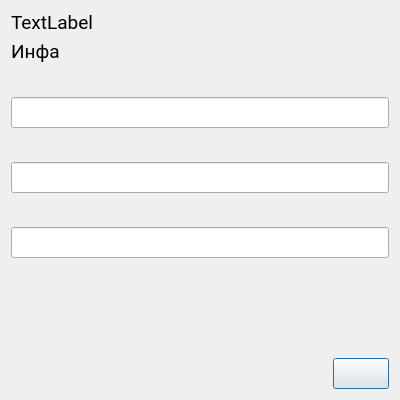
<?xml version="1.0" encoding="UTF-8"?>
<ui version="4.0">
 <class>chaptersettings</class>
 <widget class="QDialog" name="chaptersettings">
  <property name="geometry">
   <rect>
    <x>0</x>
    <y>0</y>
    <width>400</width>
    <height>400</height>
   </rect>
  </property>
  <property name="font">
   <font>
    <family>Roboto</family>
    <pointsize>14</pointsize>
   </font>
  </property>
  <property name="windowTitle">
   <string>Dialog</string>
  </property>
  <layout class="QVBoxLayout" name="verticalLayout_8">
   <item>
    <layout class="QVBoxLayout" name="verticalLayout_4">
     <item>
      <layout class="QHBoxLayout" name="horizontalLayout">
       <item>
        <widget class="QLabel" name="label_4">
         <property name="text">
          <string>TextLabel</string>
         </property>
        </widget>
       </item>
       <item>
        <spacer name="horizontalSpacer">
         <property name="orientation">
          <enum>Qt::Horizontal</enum>
         </property>
         <property name="sizeHint" stdset="0">
          <size>
           <width>40</width>
           <height>20</height>
          </size>
         </property>
        </spacer>
       </item>
      </layout>
     </item>
     <item>
      <widget class="QLabel" name="label">
       <property name="text">
        <string>Инфа</string>
       </property>
      </widget>
     </item>
    </layout>
   </item>
   <item>
    <layout class="QVBoxLayout" name="verticalLayout_7">
     <item>
      <layout class="QVBoxLayout" name="verticalLayout_3">
       <item>
        <layout class="QVBoxLayout" name="verticalLayout">
         <item>
          <layout class="QHBoxLayout" name="horizontalLayout_5">
           <item>
            <widget class="QLabel" name="label_1">
             <property name="text">
              <string/>
             </property>
            </widget>
           </item>
           <item>
            <spacer name="horizontalSpacer_5">
             <property name="orientation">
              <enum>Qt::Horizontal</enum>
             </property>
             <property name="sizeHint" stdset="0">
              <size>
               <width>40</width>
               <height>20</height>
              </size>
             </property>
            </spacer>
           </item>
          </layout>
         </item>
        </layout>
       </item>
       <item>
        <widget class="QLineEdit" name="lineEdit"/>
       </item>
       <item>
        <layout class="QVBoxLayout" name="verticalLayout_2">
         <item>
          <layout class="QHBoxLayout" name="horizontalLayout_4">
           <item>
            <widget class="QLabel" name="label_2">
             <property name="text">
              <string/>
             </property>
            </widget>
           </item>
           <item>
            <spacer name="horizontalSpacer_4">
             <property name="orientation">
              <enum>Qt::Horizontal</enum>
             </property>
             <property name="sizeHint" stdset="0">
              <size>
               <width>40</width>
               <height>20</height>
              </size>
             </property>
            </spacer>
           </item>
          </layout>
         </item>
        </layout>
       </item>
       <item>
        <widget class="QLineEdit" name="lineEdit_2"/>
       </item>
      </layout>
     </item>
     <item>
      <layout class="QVBoxLayout" name="verticalLayout_5">
       <item>
        <layout class="QHBoxLayout" name="horizontalLayout_2">
         <item>
          <widget class="QLabel" name="label_3">
           <property name="text">
            <string/>
           </property>
          </widget>
         </item>
         <item>
          <spacer name="horizontalSpacer_6">
           <property name="orientation">
            <enum>Qt::Horizontal</enum>
           </property>
           <property name="sizeHint" stdset="0">
            <size>
             <width>40</width>
             <height>20</height>
            </size>
           </property>
          </spacer>
         </item>
        </layout>
       </item>
       <item>
        <widget class="QLineEdit" name="lineEdit_3"/>
       </item>
      </layout>
     </item>
    </layout>
   </item>
   <item>
    <spacer name="verticalSpacer">
     <property name="orientation">
      <enum>Qt::Vertical</enum>
     </property>
     <property name="sizeHint" stdset="0">
      <size>
       <width>20</width>
       <height>40</height>
      </size>
     </property>
    </spacer>
   </item>
   <item>
    <layout class="QHBoxLayout" name="horizontalLayout_6">
     <item>
      <spacer name="horizontalSpacer_7">
       <property name="orientation">
        <enum>Qt::Horizontal</enum>
       </property>
       <property name="sizeHint" stdset="0">
        <size>
         <width>40</width>
         <height>20</height>
        </size>
       </property>
      </spacer>
     </item>
     <item>
      <widget class="QPushButton" name="pushButton_2">
       <property name="icon">
        <iconset resource="resourses.qrc">
         <normaloff>:/resourses/save.png</normaloff>:/resourses/save.png</iconset>
       </property>
       <property name="iconSize">
        <size>
         <width>30</width>
         <height>30</height>
        </size>
       </property>
      </widget>
     </item>
    </layout>
   </item>
  </layout>
 </widget>
 <resources>
  <include location="resourses.qrc"/>
 </resources>
 <connections/>
</ui>
